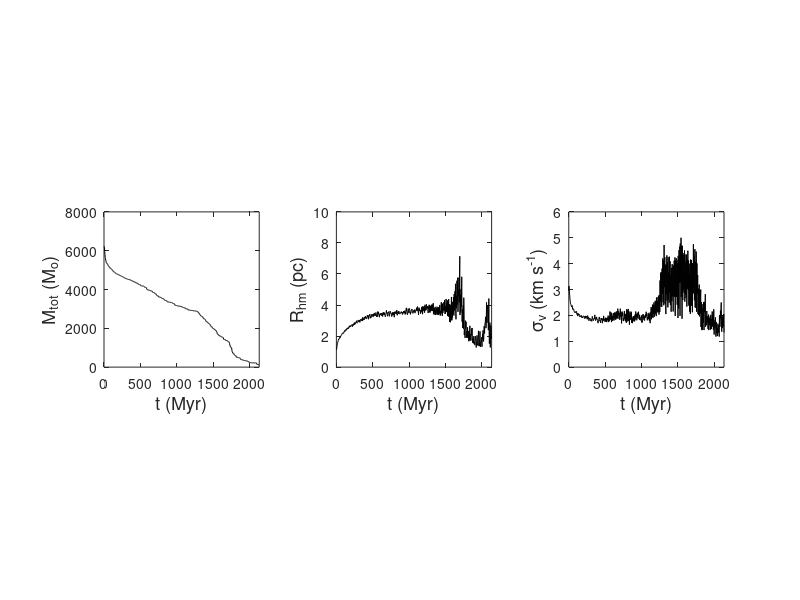

The MATLAB script that drew this image:
clear all
close all
%figure
% Output file columns content: 
%
% Column 1  =  Number of single stars + binaries        
% Column 2  =  Number of binaries                       
% Column 3  =  Time (Myr)                               
% Column 4  =  Relaxation time (Myr)                    
% Column 5  =  Total cluster mass (Msun)                
% Column 6  =  Mass in core (Msun)                      
% Column 7  =  Mass outside the tidal radius (Msun)     
% Column 8  =  Maximum stellar distance from cluster centre of mass (pc)        
% Column 9  =  Half-mass radius (pc)
% Column 10 =  Radius containing inner 10% of cluster mass (pc)                 
% Column 11 =  Core radius - as determined by Nbody code (pc)                   
% Column 12 =  Number of systems (stars + binaries) inside the half-mass radius  
% Column 13 =  Number of systems within 1pc of the cluster centre               
% Column 14 =  Number of systems within the inner lagrangian radius (10%)       
% Column 15 =  Number of systems within the core radius
% Column 16 =  Velocity dispersion (km/s) 


% Ectract the data from the input file

data = load('extrct.dat'); % Ectract the data from the input file

N_sin_bin = data(:,1); 

N_bin = data(:,2);

t = data(:,3); 

t_relax = data(:,4);

M_tot = data(:,5);

M_core = data(:,6);

M_out_tidal = data(:,7);

D_max = data(:,8);

R_hm = data(:,9);

R_10 = data(:,10);

R_core = data(:,11);

N_hm = data(:,12);

N_1pc = data(:,13);

N_lagr = data(:,14);

N_core = data(:,15);

sigma_v = data(:,16);




% Plot of the results

subplot(1,3,1), plot(t, M_tot,'k')
xlabel('t (Myr)','fontsize',13)
ylabel('M_{tot} (M_{o})','fontsize',13)
set(gca,'fontsize',10)
axis([0 max(t) 0 8e3])
axis square



subplot(1,3,2), plot(t, R_hm,'k')
xlabel('t (Myr)','fontsize',13)
ylabel('R_{hm} (pc)','fontsize',13)
set(gca,'fontsize',10)
axis([0 max(t) 0 10])
axis square


subplot(1,3,3), plot(t, sigma_v,'k')
xlabel('t (Myr)','fontsize',13)
ylabel('\sigma_v (km s^{-1})','fontsize',13)
set(gca,'fontsize',10)
axis([0 max(t) 0 6])
axis square
